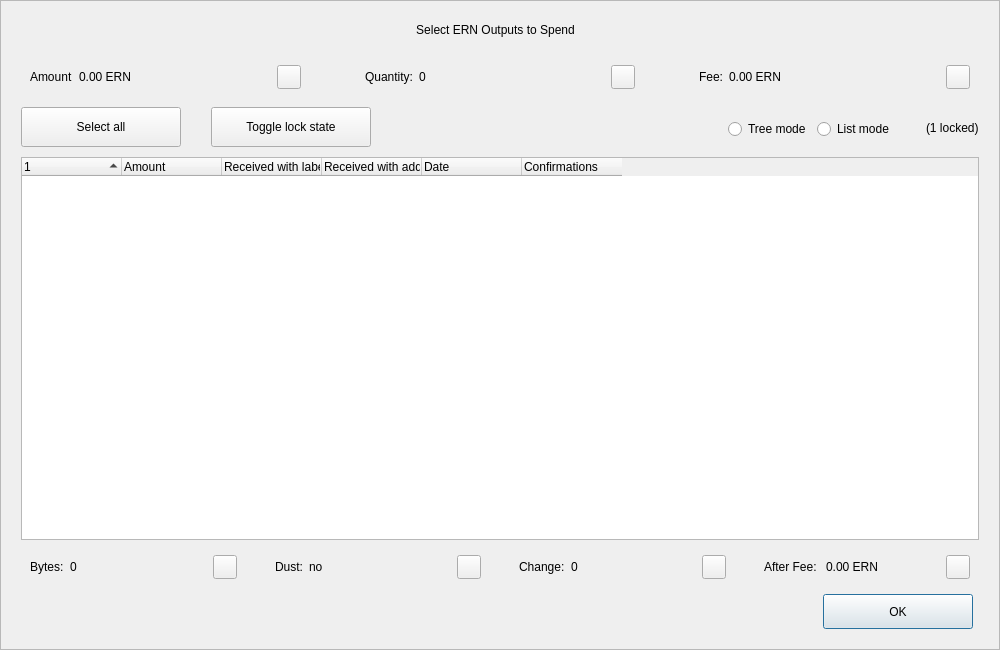
<?xml version="1.0" encoding="UTF-8"?>
<ui version="4.0">
 <class>CoinControlDialog</class>
 <widget class="QDialog" name="CoinControlDialog">
  <property name="geometry">
   <rect>
    <x>0</x>
    <y>0</y>
    <width>1000</width>
    <height>650</height>
   </rect>
  </property>
  <property name="minimumSize">
   <size>
    <width>950</width>
    <height>650</height>
   </size>
  </property>
  <property name="windowTitle">
   <string>Coin Selection</string>
  </property>
  <property name="styleSheet">
   <string notr="true"/>
  </property>
  <layout class="QVBoxLayout" name="verticalLayout">
   <property name="spacing">
    <number>0</number>
   </property>
   <property name="leftMargin">
    <number>0</number>
   </property>
   <property name="topMargin">
    <number>0</number>
   </property>
   <property name="rightMargin">
    <number>0</number>
   </property>
   <property name="bottomMargin">
    <number>0</number>
   </property>
   <item>
    <widget class="QFrame" name="frameContainer">
     <property name="toolTipDuration">
      <number>0</number>
     </property>
     <property name="frameShape">
      <enum>QFrame::StyledPanel</enum>
     </property>
     <property name="frameShadow">
      <enum>QFrame::Raised</enum>
     </property>
     <layout class="QVBoxLayout" name="verticalLayout_2">
      <property name="leftMargin">
       <number>0</number>
      </property>
      <property name="rightMargin">
       <number>0</number>
      </property>
      <property name="bottomMargin">
       <number>20</number>
      </property>
      <item>
       <layout class="QHBoxLayout" name="horizontalLayout_12">
        <property name="spacing">
         <number>0</number>
        </property>
        <property name="leftMargin">
         <number>20</number>
        </property>
        <property name="rightMargin">
         <number>30</number>
        </property>
        <item>
         <spacer name="horizontalSpacer_4">
          <property name="orientation">
           <enum>Qt::Horizontal</enum>
          </property>
          <property name="sizeHint" stdset="0">
           <size>
            <width>40</width>
            <height>20</height>
           </size>
          </property>
         </spacer>
        </item>
        <item>
         <widget class="QLabel" name="labelTitle">
          <property name="minimumSize">
           <size>
            <width>0</width>
            <height>40</height>
           </size>
          </property>
          <property name="maximumSize">
           <size>
            <width>16777215</width>
            <height>40</height>
           </size>
          </property>
          <property name="text">
           <string>Select ERN Outputs to Spend</string>
          </property>
          <property name="alignment">
           <set>Qt::AlignCenter</set>
          </property>
          <property name="margin">
           <number>7</number>
          </property>
         </widget>
        </item>
        <item>
         <spacer name="horizontalSpacer_5">
          <property name="orientation">
           <enum>Qt::Horizontal</enum>
          </property>
          <property name="sizeHint" stdset="0">
           <size>
            <width>40</width>
            <height>20</height>
           </size>
          </property>
         </spacer>
        </item>
       </layout>
      </item>
      <item>
       <layout class="QHBoxLayout" name="horizontalLayout_8">
        <property name="leftMargin">
         <number>20</number>
        </property>
        <property name="rightMargin">
         <number>20</number>
        </property>
        <item>
         <widget class="QWidget" name="layoutAmount" native="true">
          <layout class="QHBoxLayout" name="horizontalLayout_9" stretch="0,1,0">
           <item>
            <widget class="QLabel" name="labelCoinControlAmountText">
             <property name="text">
              <string>Amount</string>
             </property>
            </widget>
           </item>
           <item>
            <widget class="QLabel" name="labelCoinControlAmount">
             <property name="text">
              <string>0.00 ERN</string>
             </property>
            </widget>
           </item>
           <item alignment="Qt::AlignHCenter|Qt::AlignVCenter">
            <widget class="QPushButton" name="pushButtonAmount">
             <property name="minimumSize">
              <size>
               <width>0</width>
               <height>24</height>
              </size>
             </property>
             <property name="maximumSize">
              <size>
               <width>24</width>
               <height>26</height>
              </size>
             </property>
             <property name="focusPolicy">
              <enum>Qt::NoFocus</enum>
             </property>
             <property name="styleSheet">
              <string notr="true">padding-bottom:2px;
padding-right:4px;</string>
             </property>
             <property name="text">
              <string/>
             </property>
            </widget>
           </item>
          </layout>
         </widget>
        </item>
        <item>
         <spacer name="horizontalSpacer_2">
          <property name="orientation">
           <enum>Qt::Horizontal</enum>
          </property>
          <property name="sizeType">
           <enum>QSizePolicy::Fixed</enum>
          </property>
          <property name="sizeHint" stdset="0">
           <size>
            <width>40</width>
            <height>20</height>
           </size>
          </property>
         </spacer>
        </item>
        <item>
         <widget class="QWidget" name="layoutQuantity" native="true">
          <layout class="QHBoxLayout" name="horizontalLayout_10" stretch="0,1,0">
           <item>
            <widget class="QLabel" name="labelCoinControlQuantityText">
             <property name="text">
              <string>Quantity:</string>
             </property>
            </widget>
           </item>
           <item>
            <widget class="QLabel" name="labelCoinControlQuantity">
             <property name="text">
              <string>0</string>
             </property>
            </widget>
           </item>
           <item alignment="Qt::AlignHCenter|Qt::AlignVCenter">
            <widget class="QPushButton" name="pushButtonQuantity">
             <property name="minimumSize">
              <size>
               <width>0</width>
               <height>24</height>
              </size>
             </property>
             <property name="maximumSize">
              <size>
               <width>24</width>
               <height>26</height>
              </size>
             </property>
             <property name="focusPolicy">
              <enum>Qt::NoFocus</enum>
             </property>
             <property name="styleSheet">
              <string notr="true">padding-bottom:2px;
               padding-right:4px;</string>
             </property>
             <property name="text">
              <string/>
             </property>
            </widget>
           </item>
          </layout>
         </widget>
        </item>
        <item>
         <spacer name="horizontalSpacer_22">
          <property name="orientation">
           <enum>Qt::Horizontal</enum>
          </property>
          <property name="sizeType">
           <enum>QSizePolicy::Fixed</enum>
          </property>
          <property name="sizeHint" stdset="0">
           <size>
            <width>40</width>
            <height>20</height>
           </size>
          </property>
         </spacer>
        </item>
        <item>
         <widget class="QWidget" name="layoutFee" native="true">
          <layout class="QHBoxLayout" name="horizontalLayout_11" stretch="0,1,0">
           <item>
            <widget class="QLabel" name="labelCoinControlFeeText">
             <property name="text">
              <string>Fee:</string>
             </property>
            </widget>
           </item>
           <item>
            <widget class="QLabel" name="labelCoinControlFee">
             <property name="text">
              <string>0.00 ERN</string>
             </property>
            </widget>
           </item>
           <item alignment="Qt::AlignHCenter|Qt::AlignVCenter">
            <widget class="QPushButton" name="pushButtonFee">
             <property name="minimumSize">
              <size>
               <width>0</width>
               <height>24</height>
              </size>
             </property>
             <property name="maximumSize">
              <size>
               <width>24</width>
               <height>26</height>
              </size>
             </property>
             <property name="focusPolicy">
              <enum>Qt::NoFocus</enum>
             </property>
             <property name="styleSheet">
              <string notr="true">padding-bottom:2px;
               padding-right:4px;</string>
             </property>
             <property name="text">
              <string/>
             </property>
            </widget>
           </item>
          </layout>
         </widget>
        </item>
       </layout>
      </item>
      <item>
       <widget class="QFrame" name="frame">
        <property name="minimumSize">
         <size>
          <width>0</width>
          <height>40</height>
         </size>
        </property>
        <property name="styleSheet">
         <string notr="true">#frame {
	border:0;
}</string>
        </property>
        <property name="frameShape">
         <enum>QFrame::StyledPanel</enum>
        </property>
        <property name="frameShadow">
         <enum>QFrame::Sunken</enum>
        </property>
        <layout class="QHBoxLayout" name="horizontalLayout">
         <property name="spacing">
          <number>0</number>
         </property>
         <property name="leftMargin">
          <number>20</number>
         </property>
         <property name="topMargin">
          <number>0</number>
         </property>
         <property name="rightMargin">
          <number>20</number>
         </property>
         <property name="bottomMargin">
          <number>0</number>
         </property>
         <item>
          <layout class="QHBoxLayout" name="horizontalLayoutPanel" stretch="0,0,0,0,0,0">
           <property name="spacing">
            <number>20</number>
           </property>
           <item>
            <widget class="QPushButton" name="pushButtonSelectAll">
             <property name="sizePolicy">
              <sizepolicy hsizetype="Maximum" vsizetype="Fixed">
               <horstretch>0</horstretch>
               <verstretch>0</verstretch>
              </sizepolicy>
             </property>
             <property name="minimumSize">
              <size>
               <width>160</width>
               <height>40</height>
              </size>
             </property>
             <property name="maximumSize">
              <size>
               <width>16777215</width>
               <height>40</height>
              </size>
             </property>
             <property name="text">
              <string>Select all</string>
             </property>
             <property name="checkable">
              <bool>true</bool>
             </property>
             <property name="checked">
              <bool>false</bool>
             </property>
             <property name="autoExclusive">
              <bool>false</bool>
             </property>
             <property name="autoDefault">
              <bool>false</bool>
             </property>
            </widget>
           </item>
           <item>
            <spacer name="horizontalSpacer_6">
             <property name="orientation">
              <enum>Qt::Horizontal</enum>
             </property>
             <property name="sizeType">
              <enum>QSizePolicy::Fixed</enum>
             </property>
             <property name="sizeHint" stdset="0">
              <size>
               <width>10</width>
               <height>20</height>
              </size>
             </property>
            </spacer>
           </item>
           <item>
            <widget class="QPushButton" name="pushButtonToggleLock">
             <property name="sizePolicy">
              <sizepolicy hsizetype="Maximum" vsizetype="Fixed">
               <horstretch>0</horstretch>
               <verstretch>0</verstretch>
              </sizepolicy>
             </property>
             <property name="minimumSize">
              <size>
               <width>160</width>
               <height>40</height>
              </size>
             </property>
             <property name="maximumSize">
              <size>
               <width>16777215</width>
               <height>40</height>
              </size>
             </property>
             <property name="text">
              <string>Toggle lock state</string>
             </property>
             <property name="checkable">
              <bool>true</bool>
             </property>
             <property name="autoExclusive">
              <bool>false</bool>
             </property>
             <property name="autoDefault">
              <bool>false</bool>
             </property>
            </widget>
           </item>
           <item>
            <spacer name="horizontalSpacer_7">
             <property name="orientation">
              <enum>Qt::Horizontal</enum>
             </property>
             <property name="sizeType">
              <enum>QSizePolicy::Expanding</enum>
             </property>
             <property name="sizeHint" stdset="0">
              <size>
               <width>30</width>
               <height>20</height>
              </size>
             </property>
            </spacer>
           </item>
           <item alignment="Qt::AlignRight">
            <widget class="QGroupBox" name="groupBox_2">
             <property name="styleSheet">
              <string notr="true">#groupBox_2 {
    background-color:transparent;
    border-radius:0;
}</string>
             </property>
             <property name="title">
              <string/>
             </property>
             <layout class="QHBoxLayout" name="horizontalLayout_14">
              <item>
               <widget class="QRadioButton" name="radioTreeMode">
                <property name="sizePolicy">
                 <sizepolicy hsizetype="Maximum" vsizetype="Fixed">
                  <horstretch>0</horstretch>
                  <verstretch>0</verstretch>
                 </sizepolicy>
                </property>
                <property name="text">
                 <string>Tree mode</string>
                </property>
               </widget>
              </item>
              <item>
               <widget class="QRadioButton" name="radioListMode">
                <property name="sizePolicy">
                 <sizepolicy hsizetype="Maximum" vsizetype="Fixed">
                  <horstretch>0</horstretch>
                  <verstretch>0</verstretch>
                 </sizepolicy>
                </property>
                <property name="text">
                 <string>List mode</string>
                </property>
                <property name="checked">
                 <bool>false</bool>
                </property>
               </widget>
              </item>
             </layout>
            </widget>
           </item>
           <item>
            <widget class="QLabel" name="labelLocked">
             <property name="text">
              <string>(1 locked)</string>
             </property>
            </widget>
           </item>
          </layout>
         </item>
        </layout>
       </widget>
      </item>
      <item>
       <layout class="QHBoxLayout" name="horizontalLayout_13">
        <property name="leftMargin">
         <number>20</number>
        </property>
        <property name="rightMargin">
         <number>20</number>
        </property>
        <item>
         <widget class="CoinControlTreeWidget" name="treeWidget">
          <property name="contextMenuPolicy">
           <enum>Qt::CustomContextMenu</enum>
          </property>
          <property name="styleSheet">
           <string notr="true"/>
          </property>
          <property name="sortingEnabled">
           <bool>false</bool>
          </property>
          <property name="columnCount">
           <number>6</number>
          </property>
          <attribute name="headerShowSortIndicator" stdset="0">
           <bool>true</bool>
          </attribute>
          <attribute name="headerStretchLastSection">
           <bool>false</bool>
          </attribute>
          <column>
           <property name="text">
            <string/>
           </property>
          </column>
          <column>
           <property name="text">
            <string>Amount</string>
           </property>
          </column>
          <column>
           <property name="text">
            <string>Received with label</string>
           </property>
          </column>
          <column>
           <property name="text">
            <string>Received with address</string>
           </property>
          </column>
          <column>
           <property name="text">
            <string>Date</string>
           </property>
          </column>
          <column>
           <property name="text">
            <string>Confirmations</string>
           </property>
           <property name="toolTip">
            <string>Confirmed</string>
           </property>
          </column>
         </widget>
        </item>
       </layout>
      </item>
      <item>
       <layout class="QHBoxLayout" name="horizontalLayout_3">
        <property name="spacing">
         <number>20</number>
        </property>
        <property name="leftMargin">
         <number>20</number>
        </property>
        <property name="rightMargin">
         <number>20</number>
        </property>
        <item>
         <widget class="QWidget" name="layoutBytes" native="true">
          <layout class="QHBoxLayout" name="horizontalLayout_4" stretch="0,1,0">
           <item>
            <widget class="QLabel" name="labelCoinControlBytesText">
             <property name="text">
              <string>Bytes:</string>
             </property>
            </widget>
           </item>
           <item>
            <widget class="QLabel" name="labelCoinControlBytes">
             <property name="text">
              <string>0</string>
             </property>
            </widget>
           </item>
           <item alignment="Qt::AlignHCenter|Qt::AlignVCenter">
            <widget class="QPushButton" name="pushButtonBytes">
             <property name="minimumSize">
              <size>
               <width>0</width>
               <height>24</height>
              </size>
             </property>
             <property name="maximumSize">
              <size>
               <width>24</width>
               <height>26</height>
              </size>
             </property>
             <property name="focusPolicy">
              <enum>Qt::NoFocus</enum>
             </property>
             <property name="styleSheet">
              <string notr="true">padding-bottom:2px;
               padding-right:4px;</string>
             </property>
             <property name="text">
              <string/>
             </property>
            </widget>
           </item>
          </layout>
         </widget>
        </item>
        <item>
         <widget class="QWidget" name="layoutDust" native="true">
          <layout class="QHBoxLayout" name="horizontalLayout_5" stretch="0,1,0">
           <item>
            <widget class="QLabel" name="labelCoinControlLowOutputText">
             <property name="text">
              <string>Dust:</string>
             </property>
            </widget>
           </item>
           <item>
            <widget class="QLabel" name="labelCoinControlLowOutput">
             <property name="text">
              <string>no</string>
             </property>
            </widget>
           </item>
           <item alignment="Qt::AlignHCenter|Qt::AlignVCenter">
            <widget class="QPushButton" name="pushButtonDust">
             <property name="minimumSize">
              <size>
               <width>0</width>
               <height>24</height>
              </size>
             </property>
             <property name="maximumSize">
              <size>
               <width>24</width>
               <height>26</height>
              </size>
             </property>
             <property name="focusPolicy">
              <enum>Qt::NoFocus</enum>
             </property>
             <property name="styleSheet">
              <string notr="true">padding-bottom:2px;
               padding-right:4px;</string>
             </property>
             <property name="text">
              <string/>
             </property>
            </widget>
           </item>
          </layout>
         </widget>
        </item>
        <item>
         <widget class="QWidget" name="layoutChange" native="true">
          <layout class="QHBoxLayout" name="horizontalLayout_6" stretch="0,1,0">
           <item>
            <widget class="QLabel" name="labelCoinControlChangeText">
             <property name="text">
              <string>Change:</string>
             </property>
            </widget>
           </item>
           <item>
            <widget class="QLabel" name="labelCoinControlChange">
             <property name="text">
              <string>0</string>
             </property>
            </widget>
           </item>
           <item alignment="Qt::AlignHCenter|Qt::AlignVCenter">
            <widget class="QPushButton" name="pushButtonChange">
             <property name="minimumSize">
              <size>
               <width>0</width>
               <height>24</height>
              </size>
             </property>
             <property name="maximumSize">
              <size>
               <width>24</width>
               <height>26</height>
              </size>
             </property>
             <property name="focusPolicy">
              <enum>Qt::NoFocus</enum>
             </property>
             <property name="styleSheet">
              <string notr="true">padding-bottom:2px;
               padding-right:4px;</string>
             </property>
             <property name="text">
              <string/>
             </property>
            </widget>
           </item>
          </layout>
         </widget>
        </item>
        <item>
         <widget class="QWidget" name="layoutAfter" native="true">
          <layout class="QHBoxLayout" name="horizontalLayout_7" stretch="0,1,0">
           <item>
            <widget class="QLabel" name="labelCoinControlAfterFeeText">
             <property name="text">
              <string>After Fee: </string>
             </property>
            </widget>
           </item>
           <item>
            <widget class="QLabel" name="labelCoinControlAfterFee">
             <property name="text">
              <string>0.00 ERN</string>
             </property>
            </widget>
           </item>
           <item alignment="Qt::AlignHCenter|Qt::AlignVCenter">
            <widget class="QPushButton" name="pushButtonAlterFee">
             <property name="minimumSize">
              <size>
               <width>0</width>
               <height>24</height>
              </size>
             </property>
             <property name="maximumSize">
              <size>
               <width>24</width>
               <height>26</height>
              </size>
             </property>
             <property name="focusPolicy">
              <enum>Qt::NoFocus</enum>
             </property>
             <property name="styleSheet">
              <string notr="true">padding-bottom:2px;
               padding-right:4px;</string>
             </property>
             <property name="text">
              <string/>
             </property>
            </widget>
           </item>
          </layout>
         </widget>
        </item>
       </layout>
      </item>
      <item>
       <layout class="QHBoxLayout" name="horizontalLayout_2">
        <property name="spacing">
         <number>0</number>
        </property>
        <property name="leftMargin">
         <number>20</number>
        </property>
        <property name="rightMargin">
         <number>26</number>
        </property>
        <item>
         <spacer name="horizontalSpacer_3">
          <property name="orientation">
           <enum>Qt::Horizontal</enum>
          </property>
          <property name="sizeHint" stdset="0">
           <size>
            <width>558</width>
            <height>20</height>
           </size>
          </property>
         </spacer>
        </item>
        <item>
         <widget class="QPushButton" name="pushButtonOk">
          <property name="minimumSize">
           <size>
            <width>150</width>
            <height>35</height>
           </size>
          </property>
          <property name="text">
           <string>OK</string>
          </property>
         </widget>
        </item>
       </layout>
      </item>
     </layout>
    </widget>
   </item>
  </layout>
 </widget>
 <customwidgets>
  <customwidget>
   <class>CoinControlTreeWidget</class>
   <extends>QTreeWidget</extends>
   <header>coincontroltreewidget.h</header>
  </customwidget>
 </customwidgets>
 <resources/>
 <connections/>
</ui>
